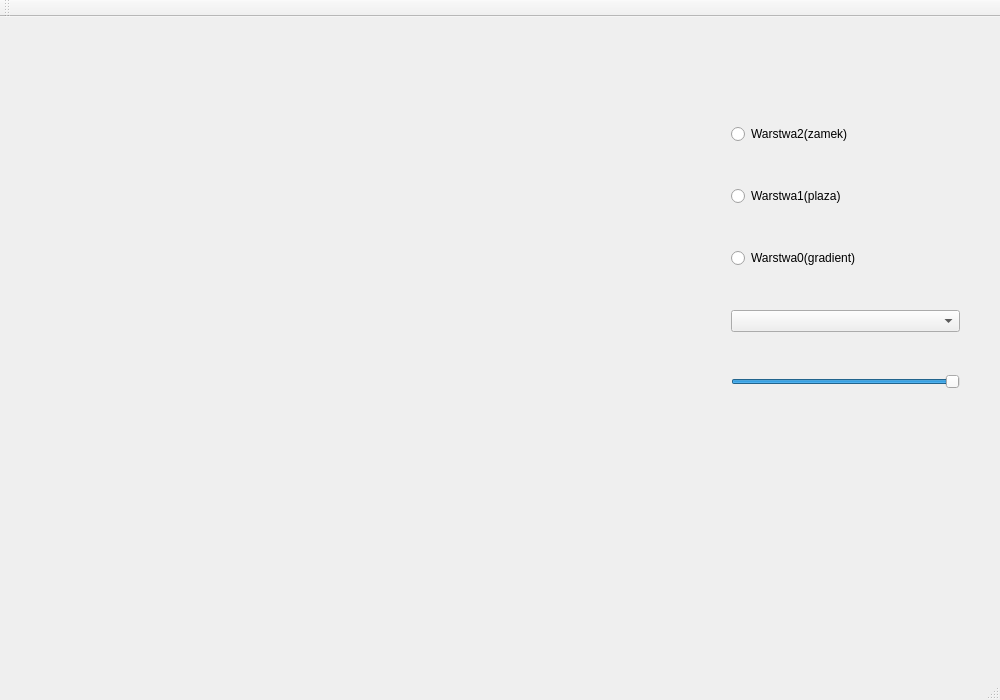
<?xml version="1.0" encoding="UTF-8"?>
<ui version="4.0">
 <class>MainWindow</class>
 <widget class="QMainWindow" name="MainWindow">
  <property name="geometry">
   <rect>
    <x>0</x>
    <y>0</y>
    <width>1000</width>
    <height>700</height>
   </rect>
  </property>
  <property name="windowTitle">
   <string>MainWindow</string>
  </property>
  <widget class="QWidget" name="centralWidget">
   <widget class="MyWidget" name="widget" native="true">
    <property name="geometry">
     <rect>
      <x>10</x>
      <y>20</y>
      <width>700</width>
      <height>500</height>
     </rect>
    </property>
   </widget>
   <widget class="QWidget" name="">
    <property name="geometry">
     <rect>
      <x>720</x>
      <y>60</y>
      <width>251</width>
      <height>361</height>
     </rect>
    </property>
    <layout class="QVBoxLayout" name="verticalLayout">
     <item>
      <widget class="QRadioButton" name="layer2Button">
       <property name="text">
        <string>Warstwa2(zamek)</string>
       </property>
       <attribute name="buttonGroup">
        <string notr="true">layersGroup</string>
       </attribute>
      </widget>
     </item>
     <item>
      <widget class="QRadioButton" name="layer1Button">
       <property name="contextMenuPolicy">
        <enum>Qt::NoContextMenu</enum>
       </property>
       <property name="text">
        <string>Warstwa1(plaza)</string>
       </property>
       <attribute name="buttonGroup">
        <string notr="true">layersGroup</string>
       </attribute>
      </widget>
     </item>
     <item>
      <widget class="QRadioButton" name="layer0Button">
       <property name="text">
        <string>Warstwa0(gradient)</string>
       </property>
       <attribute name="buttonGroup">
        <string notr="true">layersGroup</string>
       </attribute>
      </widget>
     </item>
     <item>
      <widget class="QComboBox" name="blendModesComboBox"/>
     </item>
     <item>
      <widget class="QSlider" name="alfaSlider">
       <property name="maximum">
        <number>100</number>
       </property>
       <property name="value">
        <number>100</number>
       </property>
       <property name="orientation">
        <enum>Qt::Horizontal</enum>
       </property>
      </widget>
     </item>
    </layout>
   </widget>
  </widget>
  <widget class="QToolBar" name="mainToolBar">
   <attribute name="toolBarArea">
    <enum>TopToolBarArea</enum>
   </attribute>
   <attribute name="toolBarBreak">
    <bool>false</bool>
   </attribute>
  </widget>
  <widget class="QStatusBar" name="statusBar"/>
 </widget>
 <layoutdefault spacing="6" margin="11"/>
 <customwidgets>
  <customwidget>
   <class>MyWidget</class>
   <extends>QWidget</extends>
   <header>mywidget.h</header>
   <container>1</container>
  </customwidget>
 </customwidgets>
 <resources/>
 <connections/>
 <buttongroups>
  <buttongroup name="layersGroup"/>
 </buttongroups>
</ui>
